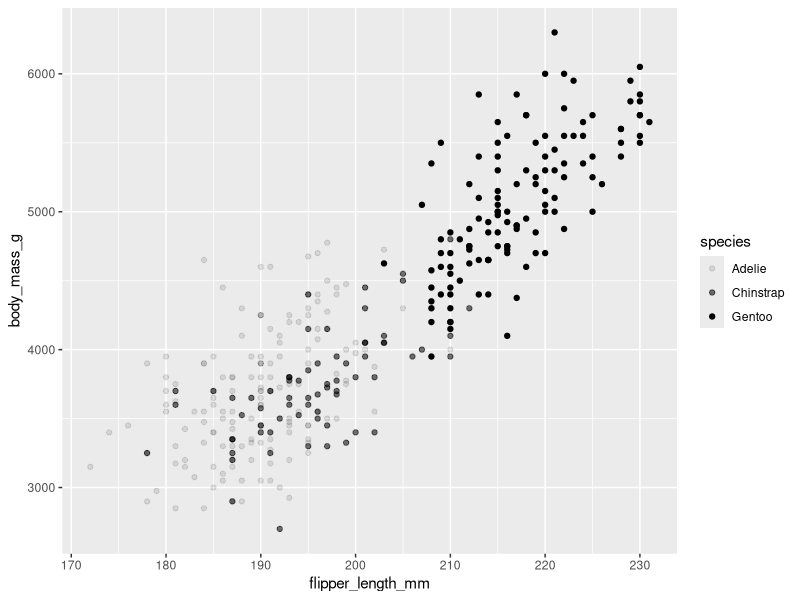
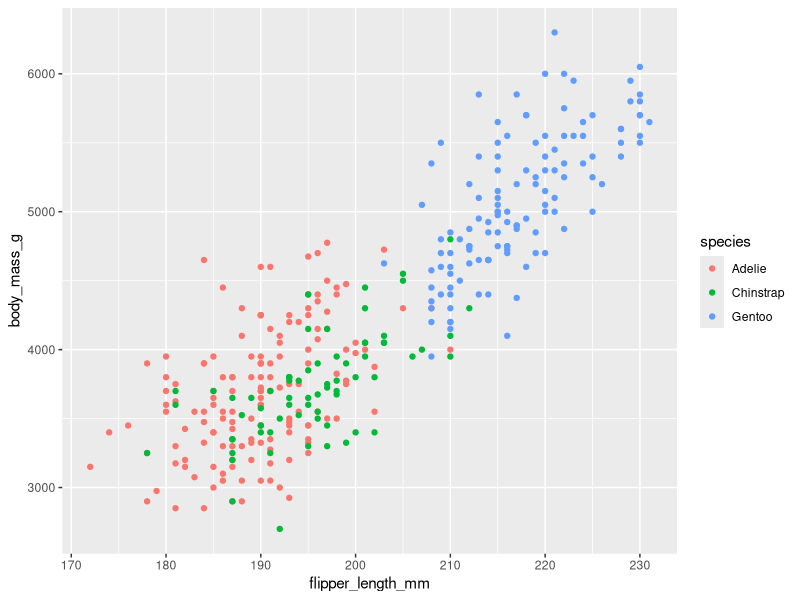
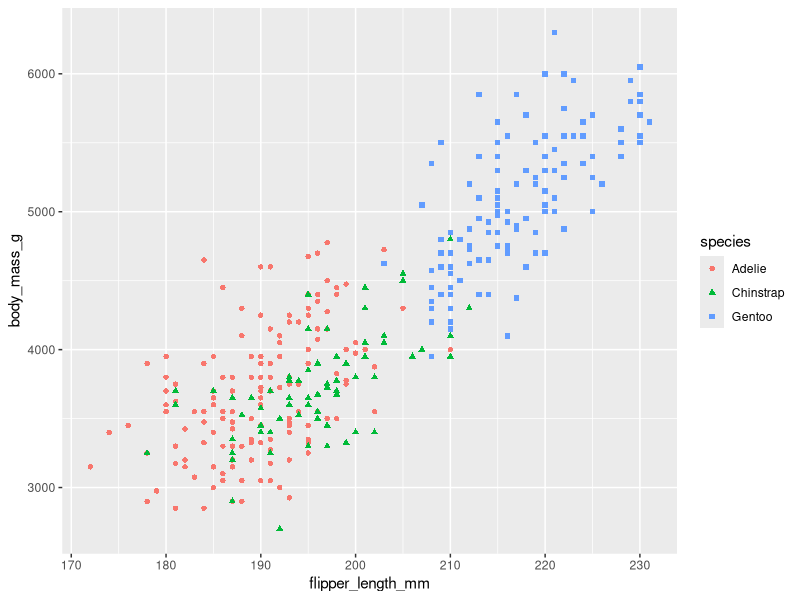
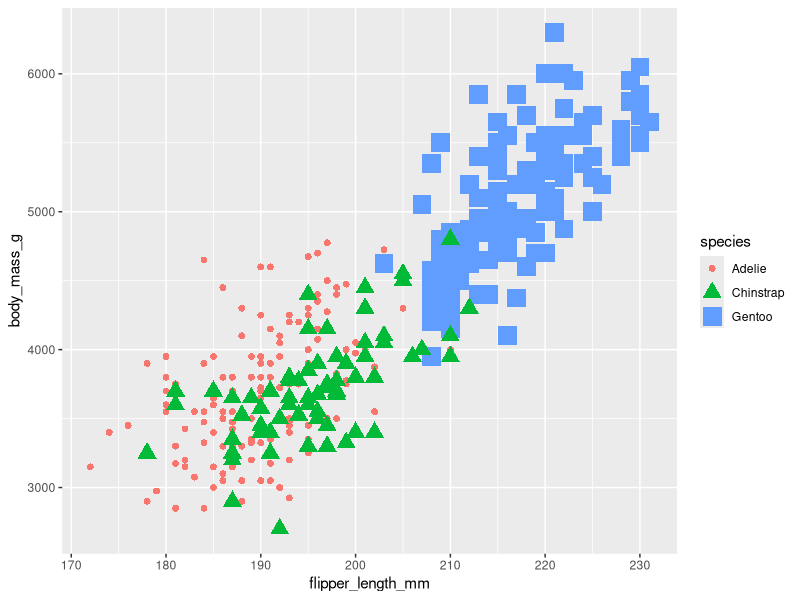
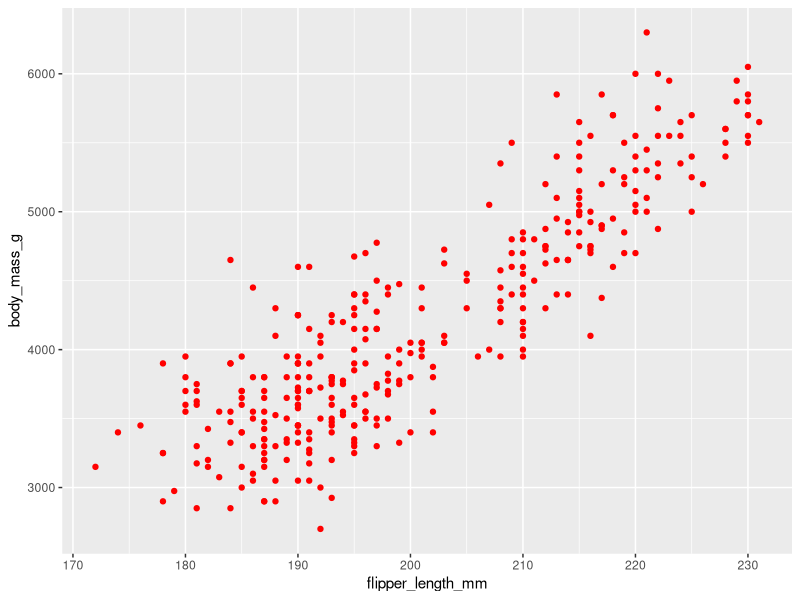
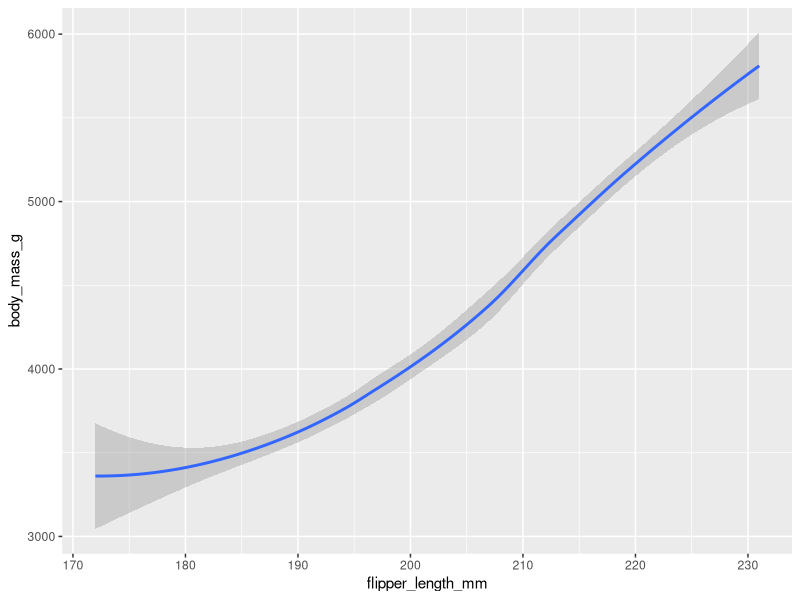
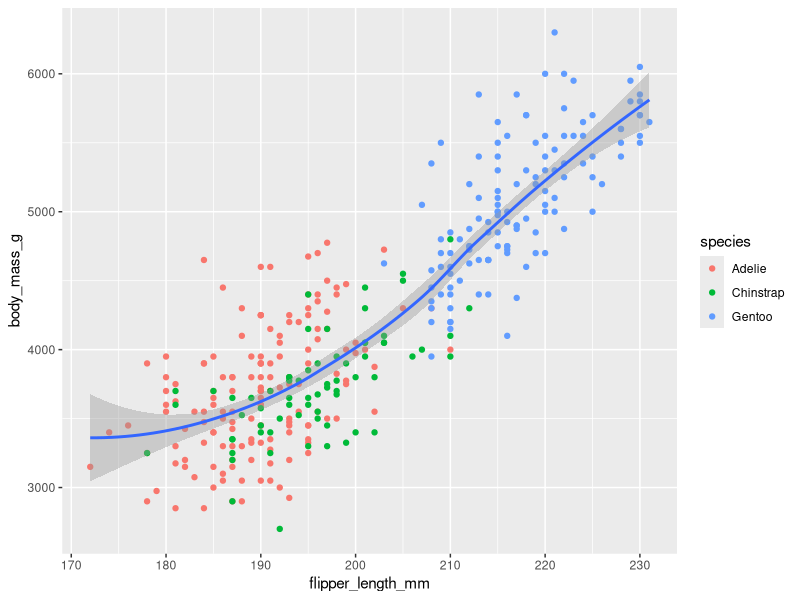
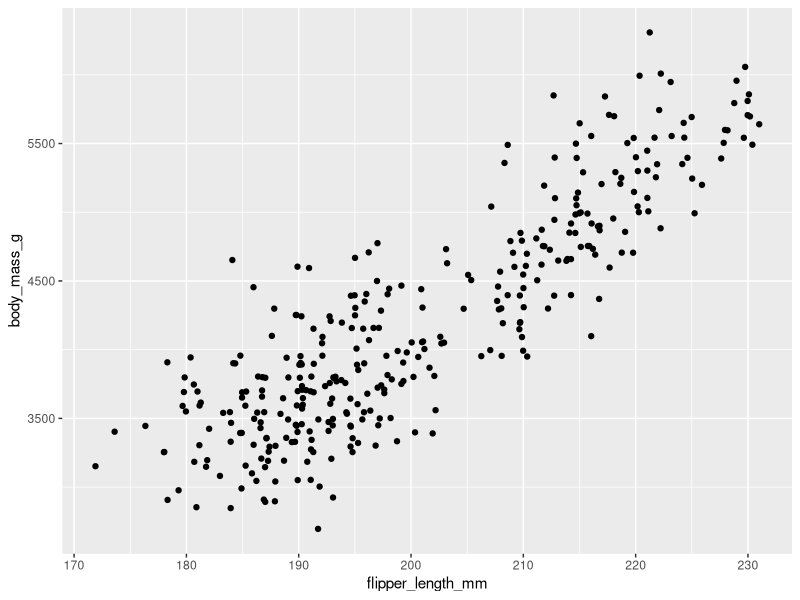

These charts were generated, in order, by the following R code:
install.packages("ggplot2")
library(ggplot2)
library(palmerpenguins)
data("penguins")
View(penguins)
ggplot(data = penguins) + 
  geom_point(mapping = aes(x = flipper_length_mm, y = body_mass_g, alpha = species))

ggplot(data = penguins) + 
  geom_point(mapping = aes(x = flipper_length_mm, y = body_mass_g, color = species))

ggplot(data = penguins) + 
  geom_point(mapping = aes(x = flipper_length_mm, y = body_mass_g, color = species, shape = species))

ggplot(data = penguins) + 
  geom_point(mapping = aes(x = flipper_length_mm, y = body_mass_g, color = species, shape = species, size = species))

ggplot(data = penguins) + 
  geom_point(mapping = aes(x = flipper_length_mm, y = body_mass_g), color = "red")

ggplot(data = penguins) + 
  geom_smooth(mapping = aes(x = flipper_length_mm, y = body_mass_g))

ggplot(data = penguins) + 
  geom_point(mapping = aes(x = flipper_length_mm, y = body_mass_g, color = species)) +
  geom_smooth(mapping = aes(x = flipper_length_mm, y = body_mass_g))

ggplot(data = penguins) + 
  geom_jitter(mapping = aes(x = flipper_length_mm, y = body_mass_g))

ggplot(data = diamonds) + geom_bar(mapping = aes(x= cut))

ggplot(data = diamonds) + geom_bar(mapping = aes(x= cut, color = cut))

ggplot(data = diamonds) + geom_bar(mapping = aes(x= cut, fill = cut))

ggplot(data = diamonds) + geom_bar(mapping = aes(x= cut, fill = clarity))

ggplot(data = penguins, aes(x= flipper_length_mm, y= body_mass_g))+ 
  geom_point() +       
  geom_smooth(method="loess")

ggplot(data = penguins)+
  geom_point(mapping = aes(x= flipper_length_mm, y = body_mass_g, color = species))+
  facet_wrap(~species)

ggplot(data = penguins)+
  geom_point(mapping = aes(x= flipper_length_mm, y = body_mass_g, color = species))+
  facet_grid(sex~species)
